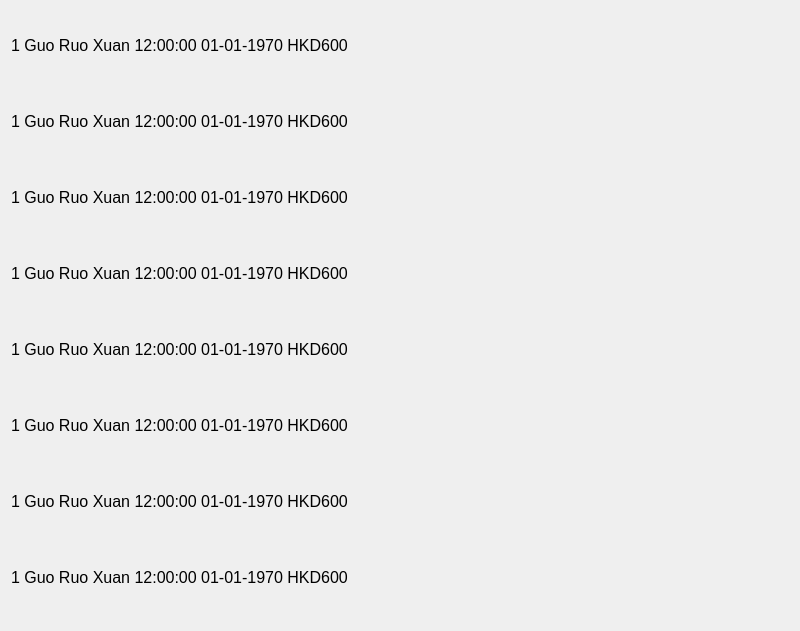
    <widget class="QWidget" name="inScrollAreaWidget">
     <property name="geometry">
      <rect>
       <x>0</x>
       <y>0</y>
       <width>800</width>
       <height>631</height>
      </rect>
     </property>
     <property name="autoFillBackground">
      <bool>false</bool>
     </property>
     <layout class="QVBoxLayout" name="verticalLayout_5">
      <item>
       <widget class="QLabel" name="label_29">
        <property name="sizePolicy">
         <sizepolicy hsizetype="Preferred" vsizetype="Fixed">
          <horstretch>0</horstretch>
          <verstretch>0</verstretch>
         </sizepolicy>
        </property>
        <property name="minimumSize">
         <size>
          <width>0</width>
          <height>70</height>
         </size>
        </property>
        <property name="font">
         <font>
          <family>Yu Gothic UI</family>
          <pointsize>12</pointsize>
         </font>
        </property>
        <property name="text">
         <string>&lt;html&gt;&lt;head/&gt;&lt;body&gt;&lt;p&gt;1 Guo Ruo Xuan 12:00:00 01-01-1970 HKD600&lt;/p&gt;&lt;/body&gt;&lt;/html&gt;</string>
        </property>
       </widget>
      </item>
      <item>
       <widget class="QLabel" name="label_35">
        <property name="sizePolicy">
         <sizepolicy hsizetype="Preferred" vsizetype="Fixed">
          <horstretch>0</horstretch>
          <verstretch>0</verstretch>
         </sizepolicy>
        </property>
        <property name="minimumSize">
         <size>
          <width>0</width>
          <height>70</height>
         </size>
        </property>
        <property name="font">
         <font>
          <family>Yu Gothic UI</family>
          <pointsize>12</pointsize>
         </font>
        </property>
        <property name="text">
         <string>&lt;html&gt;&lt;head/&gt;&lt;body&gt;&lt;p&gt;1 Guo Ruo Xuan 12:00:00 01-01-1970 HKD600&lt;/p&gt;&lt;/body&gt;&lt;/html&gt;</string>
        </property>
       </widget>
      </item>
      <item>
       <widget class="QLabel" name="label_36">
        <property name="sizePolicy">
         <sizepolicy hsizetype="Preferred" vsizetype="Fixed">
          <horstretch>0</horstretch>
          <verstretch>0</verstretch>
         </sizepolicy>
        </property>
        <property name="minimumSize">
         <size>
          <width>0</width>
          <height>70</height>
         </size>
        </property>
        <property name="font">
         <font>
          <family>Yu Gothic UI</family>
          <pointsize>12</pointsize>
         </font>
        </property>
        <property name="text">
         <string>&lt;html&gt;&lt;head/&gt;&lt;body&gt;&lt;p&gt;1 Guo Ruo Xuan 12:00:00 01-01-1970 HKD600&lt;/p&gt;&lt;/body&gt;&lt;/html&gt;</string>
        </property>
       </widget>
      </item>
      <item>
       <widget class="QLabel" name="label_37">
        <property name="sizePolicy">
         <sizepolicy hsizetype="Preferred" vsizetype="Fixed">
          <horstretch>0</horstretch>
          <verstretch>0</verstretch>
         </sizepolicy>
        </property>
        <property name="minimumSize">
         <size>
          <width>0</width>
          <height>70</height>
         </size>
        </property>
        <property name="font">
         <font>
          <family>Yu Gothic UI</family>
          <pointsize>12</pointsize>
         </font>
        </property>
        <property name="text">
         <string>&lt;html&gt;&lt;head/&gt;&lt;body&gt;&lt;p&gt;1 Guo Ruo Xuan 12:00:00 01-01-1970 HKD600&lt;/p&gt;&lt;/body&gt;&lt;/html&gt;</string>
        </property>
       </widget>
      </item>
      <item>
       <widget class="QLabel" name="label_38">
        <property name="sizePolicy">
         <sizepolicy hsizetype="Preferred" vsizetype="Fixed">
          <horstretch>0</horstretch>
          <verstretch>0</verstretch>
         </sizepolicy>
        </property>
        <property name="minimumSize">
         <size>
          <width>0</width>
          <height>70</height>
         </size>
        </property>
        <property name="font">
         <font>
          <family>Yu Gothic UI</family>
          <pointsize>12</pointsize>
         </font>
        </property>
        <property name="text">
         <string>&lt;html&gt;&lt;head/&gt;&lt;body&gt;&lt;p&gt;1 Guo Ruo Xuan 12:00:00 01-01-1970 HKD600&lt;/p&gt;&lt;/body&gt;&lt;/html&gt;</string>
        </property>
       </widget>
      </item>
      <item>
       <widget class="QLabel" name="label_39">
        <property name="sizePolicy">
         <sizepolicy hsizetype="Preferred" vsizetype="Fixed">
          <horstretch>0</horstretch>
          <verstretch>0</verstretch>
         </sizepolicy>
        </property>
        <property name="minimumSize">
         <size>
          <width>0</width>
          <height>70</height>
         </size>
        </property>
        <property name="font">
         <font>
          <family>Yu Gothic UI</family>
          <pointsize>12</pointsize>
          <weight>50</weight>
          <bold>false</bold>
         </font>
        </property>
        <property name="text">
         <string>&lt;html&gt;&lt;head/&gt;&lt;body&gt;&lt;p&gt;1 Guo Ruo Xuan 12:00:00 01-01-1970 HKD600&lt;/p&gt;&lt;/body&gt;&lt;/html&gt;</string>
        </property>
       </widget>
      </item>
      <item>
       <widget class="QLabel" name="label_40">
        <property name="sizePolicy">
         <sizepolicy hsizetype="Preferred" vsizetype="Fixed">
          <horstretch>0</horstretch>
          <verstretch>0</verstretch>
         </sizepolicy>
        </property>
        <property name="minimumSize">
         <size>
          <width>0</width>
          <height>70</height>
         </size>
        </property>
        <property name="font">
         <font>
          <family>Yu Gothic UI</family>
          <pointsize>12</pointsize>
          <weight>50</weight>
          <bold>false</bold>
         </font>
        </property>
        <property name="text">
         <string>&lt;html&gt;&lt;head/&gt;&lt;body&gt;&lt;p&gt;1 Guo Ruo Xuan 12:00:00 01-01-1970 HKD600&lt;/p&gt;&lt;/body&gt;&lt;/html&gt;</string>
        </property>
       </widget>
      </item>
      <item>
       <widget class="QLabel" name="label_41">
        <property name="sizePolicy">
         <sizepolicy hsizetype="Preferred" vsizetype="Fixed">
          <horstretch>0</horstretch>
          <verstretch>0</verstretch>
         </sizepolicy>
        </property>
        <property name="minimumSize">
         <size>
          <width>0</width>
          <height>70</height>
         </size>
        </property>
        <property name="font">
         <font>
          <family>Yu Gothic UI</family>
          <pointsize>12</pointsize>
          <weight>50</weight>
          <bold>false</bold>
         </font>
        </property>
        <property name="text">
         <string>&lt;html&gt;&lt;head/&gt;&lt;body&gt;&lt;p&gt;1 Guo Ruo Xuan 12:00:00 01-01-1970 HKD600&lt;/p&gt;&lt;/body&gt;&lt;/html&gt;</string>
        </property>
       </widget>
      </item>
     </layout>
    </widget>
